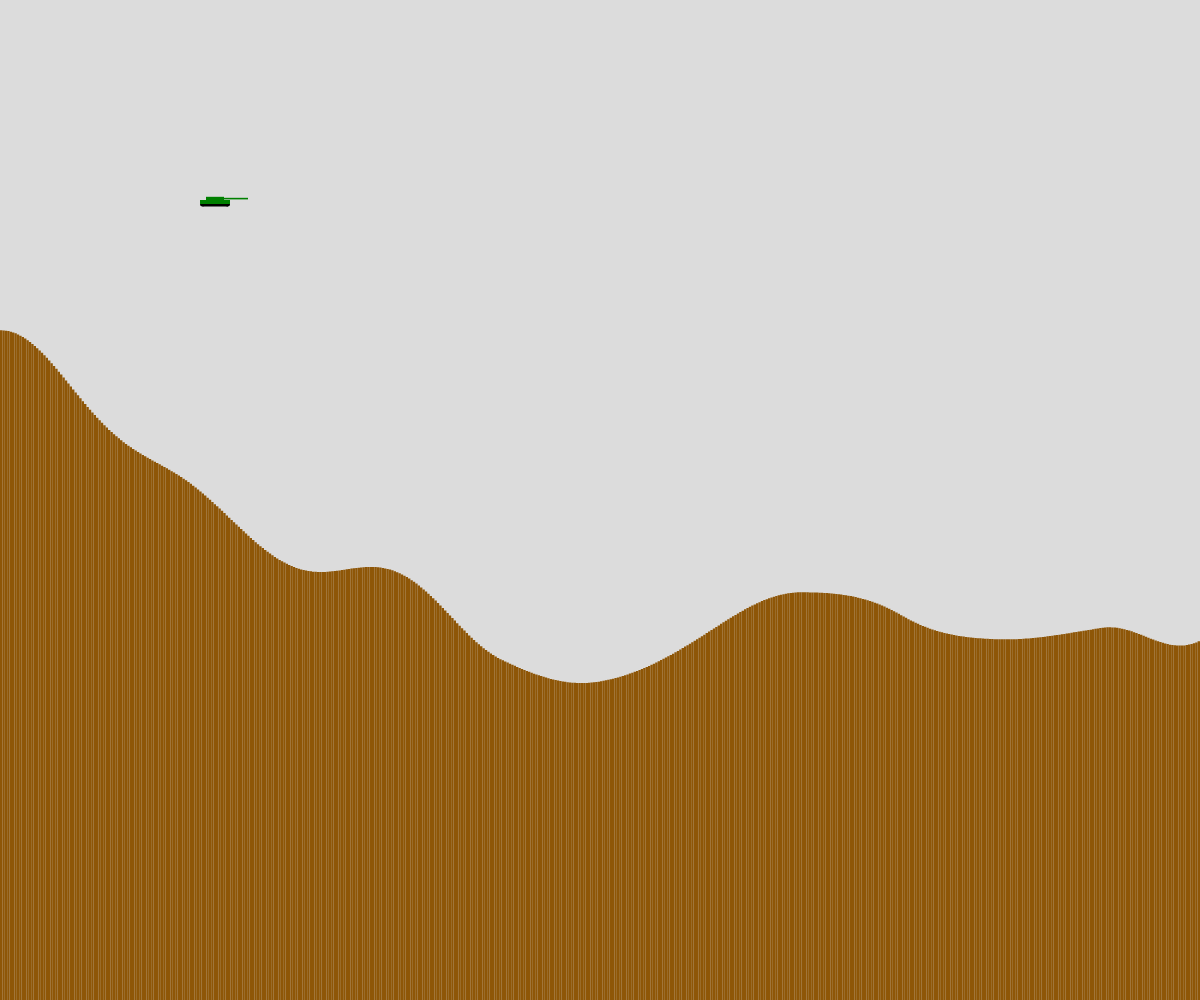
Frame 1 (no input)
Frame 60 (no input): identical to frame 1, image omitted
Frame 120 (the mouse pressed at the canvas centre since frame 60): identical to frame 1, image omitted

The p5.js sketch that drew this single still picture (run headless with seeded random() and noise() and a simulated clock; from frame 60 on, the mouse is pressed at the canvas centre):

// p5.js sketch
// ── sketch.js
// Project Title
// Your Name
// Date
//
// Extra for Experts:
// - describe what you did to take this project "above and beyond"

class Tank {

  constructor(x, y, color) {
    this.x = x;
    this.y = y;
    this.xSize = 30;
    this.ySize = 4;
    this.dx = 0;
    this.color = color;
    this.gun = 0;
  }

  display() {
    fill(0);
    ellipse(this.x+this.xSize/12,this.y+this.ySize,this.xSize/6);
    ellipse(this.x+this.xSize-this.xSize/12,this.y+this.ySize,this.xSize/6);
    rect(this.x+this.xSize/12,this.y+this.ySize-this.xSize/12, this.xSize*0.85, this.xSize/6);
    fill(this.color);
    rect(this.x, this.y, this.xSize, this.ySize);
    rect(this.x+this.xSize*0.2, this.y-this.ySize*0.8, this.xSize*0.6, this.ySize*0.8);
    rect(this.x+this.xSize*0.2+this.xSize*0.6, this.y-this.ySize*0.55, this.xSize*0.8, this.ySize*0.4);
  }

}

let numberOfRects;
let rectWidth;
let time = 0;
let rects = [];
let gameState = 0;
let playerOne, playerTwo;

function setup() {
  createCanvas(windowWidth, windowHeight);
  numberOfRects = 500;
  rectWidth = width / numberOfRects;
  generateRectangles();
  playerOne = new Tank(200, 200, "green");
}

function draw() {
  background(220);
  fill(0);
  displayRects();
  playerOne.display();
}

function generateRectangles() {
  for (let i = 0; i < numberOfRects; i++) {
    let rectHeight = noise(time) * height;
    let someRect = {
      x: i * rectWidth,
      y: height - rectHeight,
      w: rectWidth,
      h: rectHeight
    };

    rects.push(someRect);
    time += 0.003;
  }
}

function displayRects() {
  for (let i = 0; i < rects.length; i++) {
    noStroke();
    fill(142, 86, 7);
    rect(rects[i].x,rects[i].y,rects[i].w,rects[i].h);
  }
}
